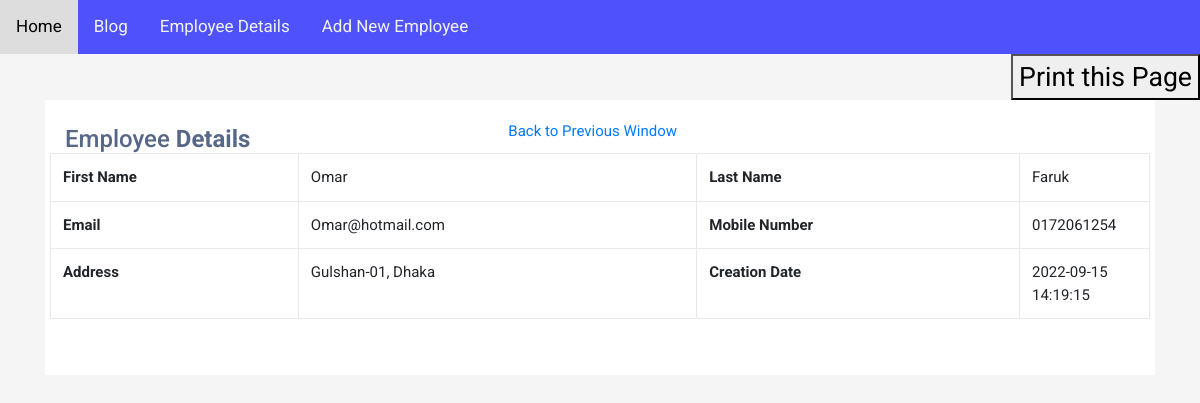
The app's page /read.php?viewid=11 with its own data.
### tables this page shows
CREATE TABLE `tblusers` (
  `ID` int(10) NOT NULL,
  `FirstName` varchar(200) DEFAULT NULL,
  `LastName` varchar(200) DEFAULT NULL,
  `MobileNumber` varchar(15) DEFAULT NULL,
  `Email` varchar(200) DEFAULT NULL,
  `Address` mediumtext,
  `CreationDate` timestamp NOT NULL DEFAULT CURRENT_TIMESTAMP ON UPDATE CURRENT_TIMESTAMP
);

### read.php (the view, shortened to what this page needs)
<?php
include('dbconnection.php');
?>
<!DOCTYPE html>
<html lang="en">
<head>
<link rel="stylesheet" href="https://stackpath.bootstrapcdn.com/bootstrap/4.5.0/css/bootstrap.min.css">
<link rel="stylesheet" href="https://maxcdn.bootstrapcdn.com/font-awesome/4.7.0/css/font-awesome.min.css">
<link rel="stylesheet" href="style.css">
<div class="topnav" id="myTopnav">
        <a href="index.php" class="">Home</a>
            <a href="https://www.google.com">Blog</a>
                <a href="detail.php">Employee Details</a>
                <a href="insert.php">Add New Employee</a>
    </div>
</head>
<body>
<div class="print">
        <button onClick="window.print()">Print this Page</button></div>
<div class="container-xl">
    <div class="table-responsive">
        <div class="table-wrapper">
            <div class="table-title">
                <div class="row">
                    <div class="col-sm-5">
                        <h2> Employee <b>Details</b></h2>
                    </div>
            <a href="detail.php">Back to Previous Window</a>
<table cellpadding="0" cellspacing="0" border="0" class="display table table-bordered" id="hidden-table-info">
<tbody>
<?php
$vid=$_GET['viewid'];
$ret=mysqli_query($con,"select * from tblusers where ID =$vid");
while ($row=mysqli_fetch_array($ret)) {
?>
 <tr>
    <th>First Name</th>
    <td><?php  echo $row['FirstName'];?></td>
    <th>Last Name</th>
    <td><?php  echo $row['LastName'];?></td>
  </tr>
  <tr>
    <th>Email</th>
    <td><?php  echo $row['Email'];?></td>
    <th>Mobile Number</th>
    <td><?php  echo $row['MobileNumber'];?></td>
  </tr>
  <tr>
    <th>Address</th>
    <td><?php  echo $row['Address'];?></td>
    <th>Creation Date</th>
    <td><?php  echo $row['CreationDate'];?></td>
  </tr>
<?php
}?>
</tbody>
</table>
        </div>
    </div>
</div>
</body>
</html>

### style.css (style rules this page uses)
.topnav { background-color: rgb(79, 82, 250); overflow: hidden; }
.topnav a { float: left; display: block; color: #f2f2f2; text-align: center; padding: 14px 16px; text-decoration: none; font-size: 17px; }

### read.php (style rules this page uses)
body { color: #566787; background: #f5f5f5; font-family: 'Roboto', sans-serif; }
.table-responsive { margin: 30px 0; }
.table-wrapper { min-width: 1000px; background: #fff; padding: 20px; box-shadow: 0 1px 1px rgba(0,0,0,.05); }
.table-title { font-size: 15px; padding-bottom: 10px; margin: 0 0 10px; min-height: 45px; }
.table-title h2 { margin: 5px 0 0; font-size: 24px; }
table.table tr th, table.table tr td { border-color: #e9e9e9; }
table.table td:last-child { width: 130px; }
.print { float: right; color: blue; font: bold; font-size: 20pt; }

### records on screen
tblusers: FirstName "Omar", LastName "Faruk", Email "Omar@hotmail.com", MobileNumber "0172061254", Address "Gulshan-01, Dhaka", CreationDate "2022-09-15 14:19:15"
